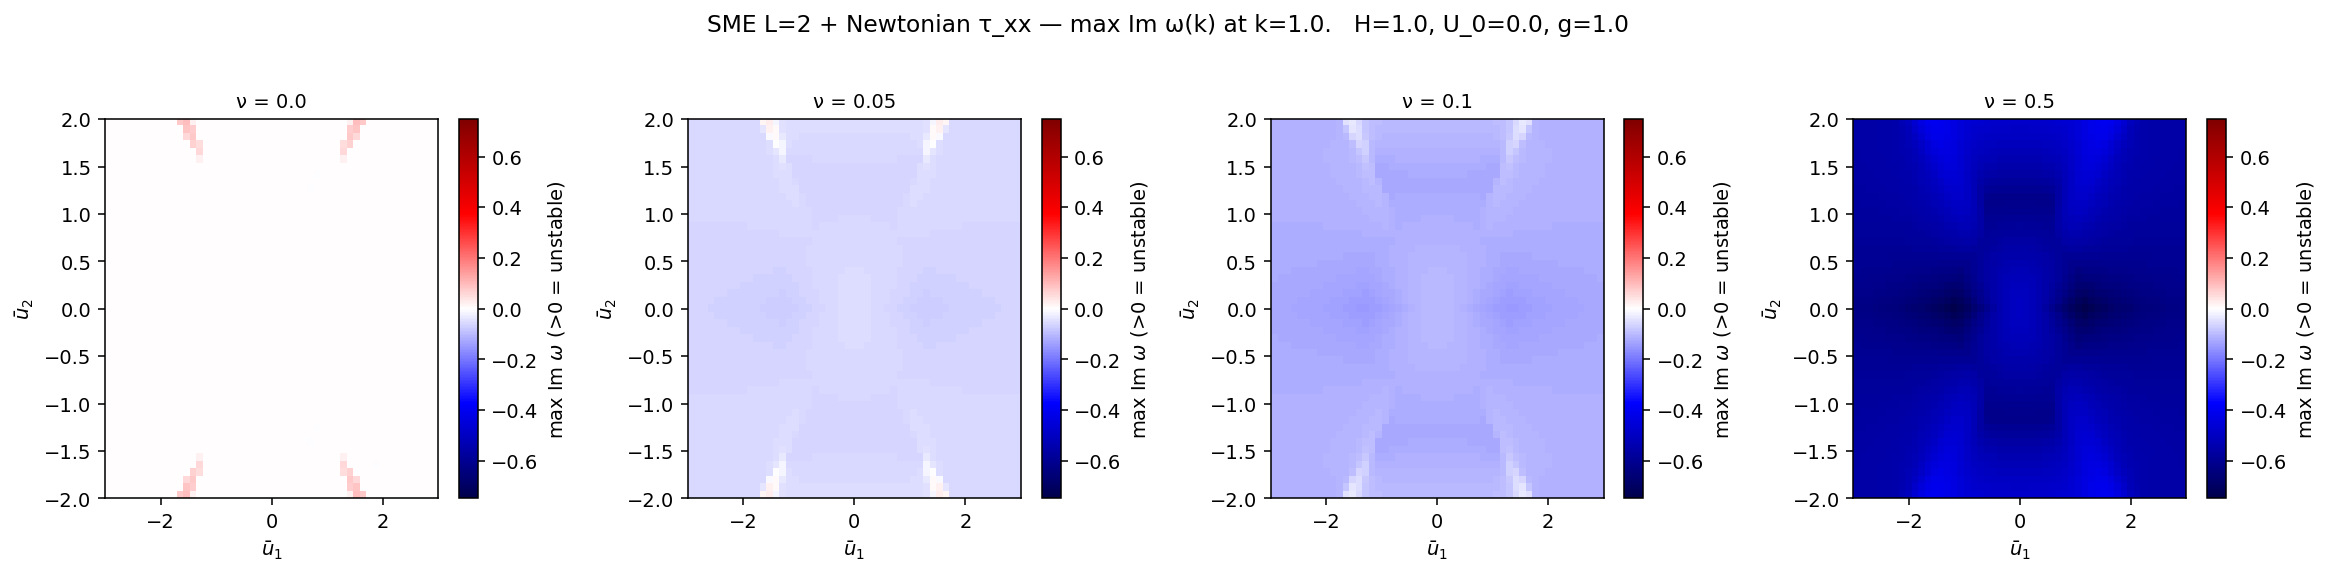

This chart was generated by the following Python code:
"""SME L=2 — Newtonian τ_xx viscous regularization.

Add a Newtonian shear stress τ_xx = 2μ · ∂_x u  (incompressible
in-plane) to the x-momentum equation:

   ∂_t u + u·∂_x u + w·∂_z u + g·∂_x η = 2ν · ∂_xx u

with ν = μ/ρ.  Linearised at a homogeneous flat-bottom base state
(ū_i, h̄, ∂_x h̄ = 0), the projection of ν · ∂_xx u against φ_j(z)
gives by Legendre orthogonality (∫_0^1 φ_i φ_j dξ = δ_ij/(2j+1)):

   ∫_b^η ∂_xx u_ansatz · φ_j dz  →  h̄/(2j+1) · ∂_xx δu_j

so the viscous coefficient matrix is *diagonal* in the (u_0, u_1, u_2)
sub-block, with entries h̄, h̄/3, h̄/5 (and zero on the h-row, since
continuity has no viscous term).

Plane-wave dispersion at finite k:

   ω · M_t · q̂  =  k · M_x · q̂  −  i · 2ν · k² · M_visc · q̂

so generalized eigenvalue problem  ``(k M_x − 2iν k² M_visc, M_t)``
gives ω(k).  Stability:  Im(ω) ≤ 0.

This script sweeps (ū_1, ū_2) at fixed k for several ν, and plots the
unstable region (where max Im ω > 0).  Compares against the inviscid
SME L=2.
"""
from __future__ import annotations

import argparse
import sys

import numpy as np
import sympy as sp

sys.path.insert(0, sys.argv[0].rsplit("/", 1)[0])
from sme_l2_hyperbolicity_compare import (              # noqa: E402
    build_route_b, _flat_bottom, h, u_0, u_1, u_2, g,
)
from zoomy_core.analysis import linearise, extract_quasilinear_pencil


def _max_im(eigs):
    eigs = eigs[np.isfinite(eigs)]
    return float(np.max(np.imag(eigs)) if eigs.size else 0)   # signed (positive ⇒ unstable)


def main():
    parser = argparse.ArgumentParser(description=__doc__.split("\n\n")[0])
    parser.add_argument("--no-plot", action="store_true")
    parser.add_argument("--U1-max", type=float, default=3.0)
    parser.add_argument("--U2-max", type=float, default=2.0)
    parser.add_argument("--n-points", type=int, default=51)
    parser.add_argument("--g", type=float, default=1.0)
    parser.add_argument("--H", type=float, default=1.0)
    parser.add_argument("--U0", type=float, default=0.0)
    parser.add_argument("--k-val", type=float, default=1.0,
                        help="wavenumber at which to evaluate the dispersion")
    parser.add_argument("--nus", type=str, default="0.0,0.001,0.01,0.1",
                        help="comma-separated kinematic viscosities to test")
    args = parser.parse_args()

    print("=" * 70)
    print("SME L=2 — Newtonian τ_xx viscous regularisation")
    print("=" * 70)

    # Build route B → Schur to route A's principal-symbol matrices.
    sys_b = _flat_bottom(build_route_b())
    base_b = {f: sp.Symbol(f.func.__name__ + "_bar", real=True)
              for f in sys_b.fields}
    lin_b = linearise(sys_b, base_b)
    M_t_b, [M_x_b], M_0_b = extract_quasilinear_pencil(lin_b)
    M_t_uu = M_t_b[:4, :4]
    M_x_uu = M_x_b[:4, :4]
    M_x_au = M_x_b[4:, :4]
    M_0_uw = M_0_b[:4, 4:]
    M_0_aw = M_0_b[4:, 4:]
    M_x_eff = M_x_uu - M_0_uw * M_0_aw.inv() * M_x_au

    # Lambdify into numpy.
    h_bar, u0_bar, u1_bar, u2_bar = (base_b[h], base_b[u_0],
                                      base_b[u_1], base_b[u_2])
    syms = [g, h_bar, u0_bar, u1_bar, u2_bar]
    f_M_t = sp.lambdify(syms, M_t_uu, modules="numpy")
    f_M_x = sp.lambdify(syms, M_x_eff, modules="numpy")

    # Viscous coefficient matrix at homogeneous base.
    # Equation order in route B's [evol] block is
    #     [xmom_j=0, xmom_j=1, xmom_j=2, KBC_top].
    # Field column order is [h, u_0, u_1, u_2].
    # The viscous term 2ν·∂_xx u in xmom_j projects to 2ν·h/(2j+1)·∂_xx δu_j,
    # which lives in (row j, col u_j).  KBC_top has no viscous term.
    # Result: super-diagonal pattern matching M_t_uu's first three rows.
    def M_visc(H_val):
        M = np.zeros((4, 4))
        M[0, 1] = H_val            # xmom_j=0 has 2ν h ∂_xx δu_0
        M[1, 2] = H_val / 3.0      # xmom_j=1 has 2ν h/3 ∂_xx δu_1
        M[2, 3] = H_val / 5.0      # xmom_j=2 has 2ν h/5 ∂_xx δu_2
        return M

    nus = [float(s.strip()) for s in args.nus.split(",")]
    print(f"\nTesting kinematic viscosities ν: {nus}")
    print(f"  fixed wavenumber k = {args.k_val}")
    print(f"  grid: {args.n_points}×{args.n_points} on "
          f"(u_1, u_2) ∈ [{-args.U1_max},{args.U1_max}]"
          f"×[{-args.U2_max},{args.U2_max}]")

    u1_grid = np.linspace(-args.U1_max, args.U1_max, args.n_points)
    u2_grid = np.linspace(-args.U2_max, args.U2_max, args.n_points)

    from scipy.linalg import eig
    Mv = M_visc(args.H)

    nh_maps = {}
    for nu in nus:
        max_im_grid = np.zeros((args.n_points, args.n_points))
        for i, U1 in enumerate(u1_grid):
            for j, U2 in enumerate(u2_grid):
                params = (args.g, args.H, args.U0, float(U1), float(U2))
                Mt = np.asarray(f_M_t(*params), dtype=complex)
                Mx = np.asarray(f_M_x(*params), dtype=complex)
                A = args.k_val * Mx - 1j * 2 * nu * args.k_val**2 * Mv
                eigs, _ = eig(A, Mt)
                eigs = eigs[np.isfinite(eigs)]
                # Im(ω) > 0 → unstable.
                max_im_grid[j, i] = float(np.max(np.imag(eigs))) if eigs.size else 0
        nh_maps[nu] = max_im_grid
        n_unstable = int(np.sum(max_im_grid > 1e-6))
        peak = float(np.max(max_im_grid))
        print(f"  ν = {nu:8.5f}: {n_unstable}/{args.n_points**2} unstable "
              f"({100*n_unstable/args.n_points**2:.2f}%); peak Im ω = {peak:.4f}")

    if not args.no_plot:
        import matplotlib.pyplot as plt
        v_max = max(np.max(m) for m in nh_maps.values())
        v_min = min(np.min(m) for m in nh_maps.values())
        v_max_abs = max(abs(v_max), abs(v_min), 1e-12)
        extent = [-args.U1_max, args.U1_max, -args.U2_max, args.U2_max]
        fig, axes = plt.subplots(1, len(nus), figsize=(4.2 * len(nus), 4))
        if len(nus) == 1:
            axes = [axes]
        for ax, nu in zip(axes, nus):
            im = ax.imshow(nh_maps[nu], extent=extent, origin="lower",
                           aspect="auto", cmap="seismic",
                           vmin=-v_max_abs, vmax=v_max_abs)
            ax.set_title(f"ν = {nu}", fontsize=10)
            ax.set_xlabel(r"$\bar u_1$")
            ax.set_ylabel(r"$\bar u_2$")
            plt.colorbar(im, ax=ax, label=r"max Im $\omega$ (>0 = unstable)")
        fig.suptitle(
            f"SME L=2 + Newtonian τ_xx — max Im ω(k) at k={args.k_val}.   "
            f"H={args.H}, U_0={args.U0}, g={args.g}", y=1.02)
        fig.tight_layout()
        out_path = "tutorials/sme/sme_l2_viscous_regularization.png"
        fig.savefig(out_path, dpi=140, bbox_inches="tight")
        print(f"\nPlot saved: {out_path}")

    # Find the *minimum ν* that stabilises the worst point in the
    # unstable region (where ν=0 has Im ω > 0).  A common scaling.
    inviscid = nh_maps[nus[0]] if nus[0] == 0.0 else None
    if inviscid is not None:
        peak_invisc = float(np.max(inviscid))
        if peak_invisc > 0:
            # ω_invisc + ω_visc = 0 ⇒ peak Im ω - 2ν k² · m_visc_eig = 0
            # Approximate m_visc_eig ≈ smallest eigenvalue of M_t^-1 M_visc.
            m_visc_eig_min = 1.0 / 5.0   # most "moment" mode (u_2)
            nu_crit = peak_invisc / (2 * args.k_val**2 * m_visc_eig_min)
            print(f"\nNaïve estimate of critical ν to stabilise (k={args.k_val}):")
            print(f"  ν_crit ≈ peak_inviscid / (2 k² · m_visc_min) = "
                  f"{peak_invisc:.3f} / (2·{args.k_val}²·{m_visc_eig_min:.3f}) "
                  f"= {nu_crit:.4f}")
            re_estim = args.U0 if abs(args.U0) > 1e-9 else 1.0
            print(f"  in Re-units (U·H/ν): Re_crit ≈ "
                  f"{re_estim * args.H / nu_crit:.1f}")

    return 0


if __name__ == "__main__":
    sys.exit(main())
